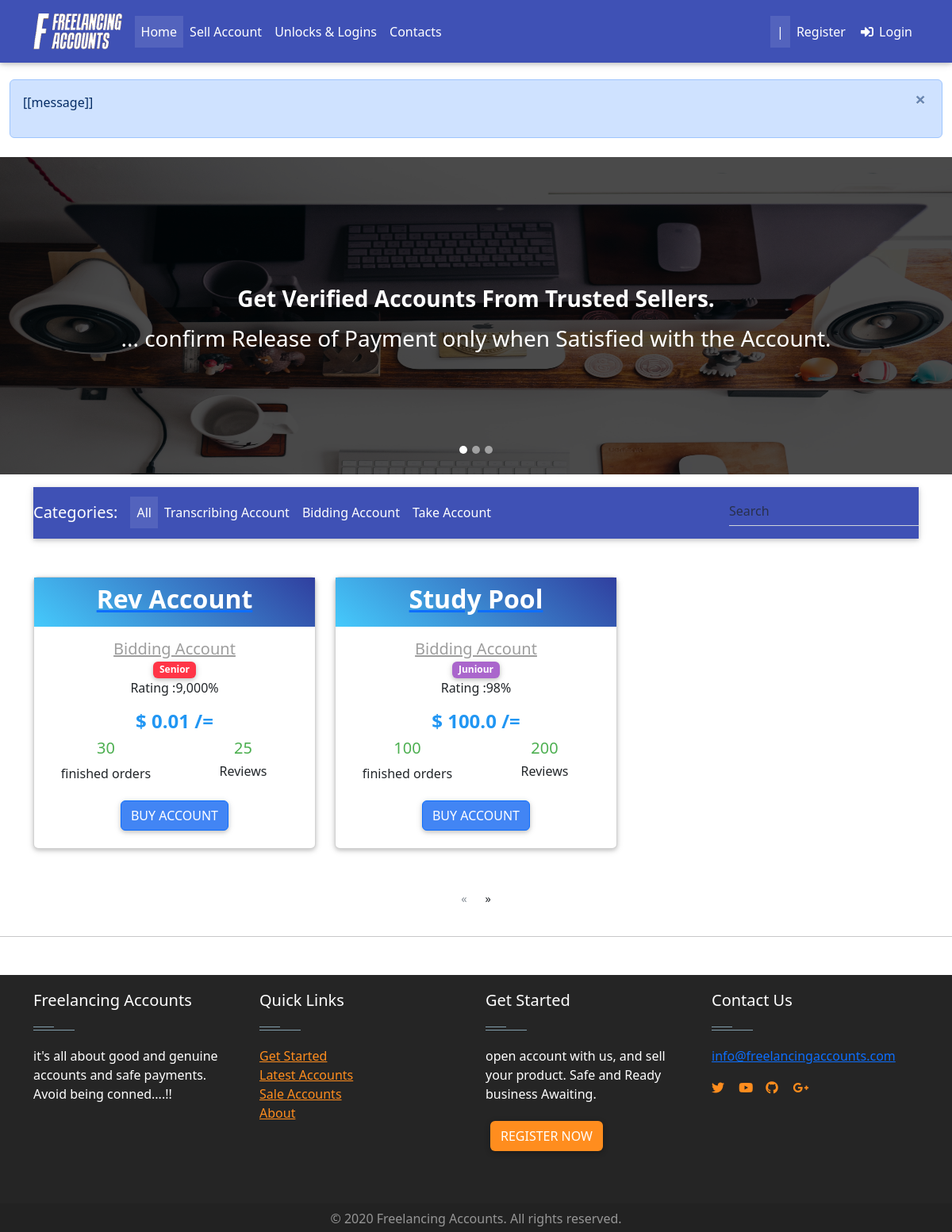
The page / on the database its author committed.
### Home/models.py (models this page shows, shortened)
class Item(models.Model):
    created_by = models.ForeignKey(settings.AUTH_USER_MODEL,on_delete = models.CASCADE,blank = True, null = True, editable = False)
    created_at = models.DateTimeField(auto_now_add= True, blank = True, null = True )
    title = models.CharField(max_length = 100)
    slug = models.SlugField(blank = True, null = True)
    price = models.FloatField(default = 0.0)
    discountprice = models.FloatField(blank= True, null = True)
    category = models.CharField(choices = Category_choices, max_length=2)
    label = models.CharField(choices = Label_choices, max_length=1)
    Level = models.CharField(choices = Level_choices, max_length = 15 ,blank= True, null = True)
    finished_orders = models.IntegerField(default = 1)
    rating = models.IntegerField(default = 50 )
    Reviews =models.IntegerField( default = 1)
    profile = models.CharField( max_length = 20)
    description = models.TextField()
    diplay_pic = models.ImageField(upload_to = "display_pics/%Y%m%d/", max_length =255 )
    contact = models.CharField(max_length=15 ,null = True,blank= True)
    sold = models.BooleanField(default=False)
    def get_absolute_url(self):
        return reverse("Home:product", kwargs ={
             'slug': self.slug
        })

### Home/views.py (the view)
# urls.py: path('', views.index.as_view(), name = "home"),
class index(generic.ListView):
    model = Item
    paginate_by = 6
    template_name = "home-page.html"
    def get_queryset(self):
        queryset =  super(index, self).get_queryset().order_by("-created_at")
        return queryset

### Home/templatetags/login_tag.py (called while the page is built)
@register.inclusion_tag('logins/login_form.html')
def login_form_tag(current_page=None):
    return {'loginform': LoginForm(),
            'redirect_to': current_page}

### Home/templates/home-page.html (shortened to what this page needs)
<!DOCTYPE html>
<html lang="en">
{% extends "base.html"%}
{% load  staticfiles %}
{% load login_tag %}
{% load notifications_tags %}
{% block content %}
  <div id="carousel-example-1z" class="carousel slide carousel-fade">
    <ol class="carousel-indicators">
      <li data-target="#carousel-example-1z" data-slide-to="0" class="active"></li>
      <li data-target="#carousel-example-1z" data-slide-to="1"></li>
      <li data-target="#carousel-example-1z" data-slide-to="2"></li>
    </ol>
    <div class="carousel-inner" role="listbox">
      <div class="carousel-item active">
        <div class="view" style="background-image: url({% static 'banner3.jpg' %}); background-repeat: no-repeat; background-size:100% 140%;">
            <div class="mask rgba-black-strong d-flex justify-content-center align-items-center">
            <div class="text-center white-text mx-5   wow fadeIn">
              <p>
                <h3><strong>
                    Get Verified Accounts From Trusted Sellers.
                </strong>
                </h3>
              </p>
              <h3 class="hidden-xs">
                  ... confirm Release of Payment only when Satisfied with the Account.
                  </h3>
            </div>
          </div>
        </div>
      </div>
    </div>
    <a  class="carousel-control-prev" href="#carousel-example-1z" role="button" data-slide="prev">
      <span class="carousel-control-prev-icon" aria-hidden="true"></span>
    </a>
    <a class="carousel-control-next" href="#carousel-example-1z" role="button" data-slide="next">
      <span class="carousel-control-next-icon" aria-hidden="true"></span>
    </a>
  </div>
</div>
  <main>
    <div id="carousel-example-1z" class="container">
      <form id="myform" method="GET" action="{% url 'Home:home' %}">
      <nav class="navbar navbar-expand-lg navbar-dark indigo mt-3 mb-5">
        <span class="navbar-brand">Categories: </span>
        <div class="collapse navbar-collapse" id="basicExampleNav">
          <ul class="navbar-nav mr-auto">
            <li class="nav-item active">
              <a class="nav-link" href="#" onclick="document.forms[0].submit();return false;">All
              </a>
            </li>
            <li class="nav-item">
              <a class="nav-link" href="{% url 'Home:transcribe' %}">Transcribing Account</a>
            </li>
            <li class="nav-item">
              <a class="nav-link" href="{% url 'Home:bid' %}"> Bidding Account </a>
            </li>
            <li class="nav-item">
              <a class="nav-link" href="{% url 'Home:take' %}" > Take Account </a>
            </li>
          </ul>
          <form class="form-inline">
            <div class="md-form my-0">
              <input class="form-control mr-sm-2" type="text" placeholder="Search" aria-label="Search">
            </div>
          </form>
        </div>
      </nav>
    </form>
      <section class="text-center mb-4">
        <div class="row wow fadeIn ">
          {% for item  in object_list %}
          <div class=" col-lg-4 mb-4">
            <div class="card card-cascade ">
              <div class="view  text-white view-cascade gradient-card-header blue-gradient">
                  <a href="{{ item.get_absolute_url }}"  class = "pink-hover lighten-2-hover">
                    <h2 class="card-header-title text-white mb-3 mt-2"><strong>{{ item.title }}</strong></h2>
                  </a>
                </div>
              <div class="card-body text-center">
                <a href="" class="grey-text">
                  <h5 class="card-header-subtitle mb-0"> {{ item.get_category_display }}</h5>
                  <span class="badge badge-pill  {{ item.get_label_display }}-color">{{item.Level}}</span>
                </a>
                <p> Rating :{{ item.rating}}% </p>
                <h4 class="font-weight-bold blue-text">
                    <strong>  $
                      {% if item.discountprice %}
                        {{ item.get_discount_price }}
                      {% else %}
                        {{ item.price}}
                      {% endif %}
                  /= </strong>
                  </h4>
                <div class = "row  wOW fadeIn">
                  <div class = "col-6 col-lg-6 col-md-6 text-center mr-auto ml-auto ">
                    <h5 class = "green-text"> {{item.finished_orders}}</h5>
                    <p> finished orders<p>
                  </div>
                      <div class = "col-6 col-md-6 text-center ">
                      <h5 class = "green-text"> {{item.Reviews }}</h5>
                        <h6> Reviews</h6>
                      </div>
                </div>
                <a href="{{ item.get_absolute_url }}" class="btn btn-primary"> Buy Account </a>
              </div>
            </div>
          </div>
        {% endfor %}
        </div>
      </section>
      <nav class="d-flex justify-content-center wow fadeIn">
        <ul class="pagination pg-blue">
          <li class="page-item disabled">
            <a class="page-link" href="#" aria-label="Previous">
              <span aria-hidden="true">&laquo;</span>
            </a>
          </li>
          <li class="page-item">
            <a class="page-link" href="#" aria-label="Next">
              <span aria-hidden="true">&raquo;</span>
            </a>
          </li>
        </ul>
      </nav>
    </div>
  </main>
<hr class = "mb-5">
  {% endblock %}

### Home/templates/base.html (style rules this page uses)
html, body, header, .carousel { height:400px; }

### Home/templates/footer.html (style rules this page uses)
.btn { background-color: #ff8d1e; color:#fff; }

### rows shown on the page
Item: title "Rev Account", category "Bidding Account", Level "Senior", rating "9,000", price "0.01", finished_orders "30", Reviews "25"
Item: title "Study Pool", category "Bidding Account", Level "Juniour", rating "98", price "100.0", finished_orders "100", Reviews "200"
